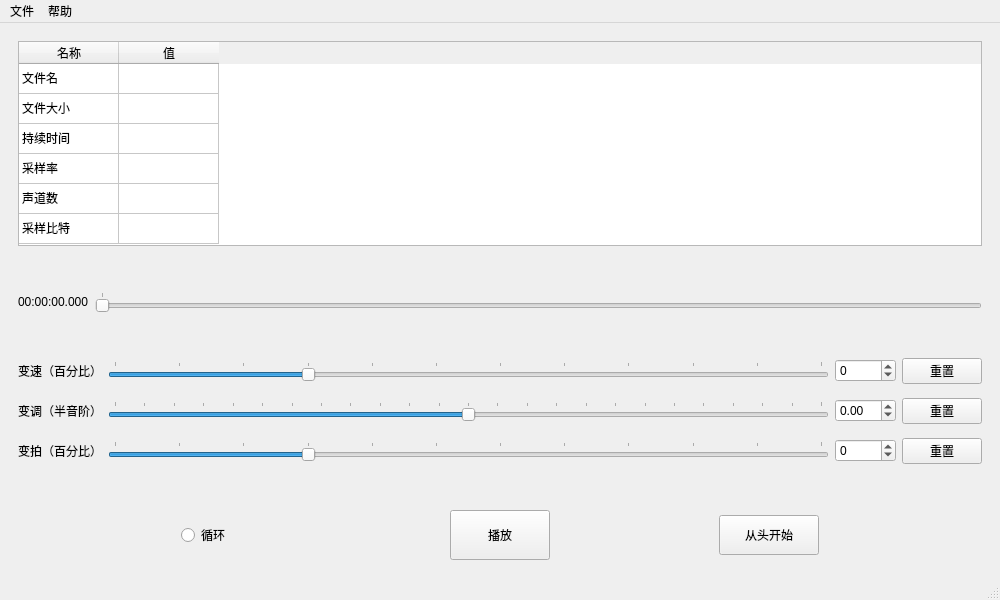
<?xml version="1.0" encoding="UTF-8"?>
<ui version="4.0">
 <class>MainWindow</class>
 <widget class="QMainWindow" name="MainWindow">
  <property name="geometry">
   <rect>
    <x>0</x>
    <y>0</y>
    <width>1000</width>
    <height>600</height>
   </rect>
  </property>
  <property name="minimumSize">
   <size>
    <width>1000</width>
    <height>600</height>
   </size>
  </property>
  <property name="windowTitle">
   <string>实时变速变调</string>
  </property>
  <widget class="QWidget" name="centralwidget">
   <property name="sizePolicy">
    <sizepolicy hsizetype="Preferred" vsizetype="Preferred">
     <horstretch>0</horstretch>
     <verstretch>0</verstretch>
    </sizepolicy>
   </property>
   <layout class="QHBoxLayout" name="horizontalLayout">
    <item>
     <widget class="QWidget" name="widget" native="true">
      <layout class="QVBoxLayout" name="verticalLayout">
       <item>
        <widget class="QTableWidget" name="tableWidget">
         <property name="rowCount">
          <number>6</number>
         </property>
         <property name="columnCount">
          <number>2</number>
         </property>
         <attribute name="verticalHeaderVisible">
          <bool>false</bool>
         </attribute>
         <row/>
         <row/>
         <row/>
         <row/>
         <row/>
         <row/>
         <column>
          <property name="text">
           <string>名称</string>
          </property>
         </column>
         <column>
          <property name="text">
           <string>值</string>
          </property>
         </column>
         <item row="0" column="0">
          <property name="text">
           <string>文件名</string>
          </property>
          <property name="flags">
           <set>ItemIsSelectable|ItemIsDragEnabled|ItemIsDropEnabled|ItemIsUserCheckable|ItemIsEnabled</set>
          </property>
         </item>
         <item row="0" column="1">
          <property name="text">
           <string/>
          </property>
         </item>
         <item row="1" column="0">
          <property name="text">
           <string>文件大小</string>
          </property>
          <property name="flags">
           <set>ItemIsSelectable|ItemIsDragEnabled|ItemIsDropEnabled|ItemIsUserCheckable|ItemIsEnabled</set>
          </property>
         </item>
         <item row="1" column="1">
          <property name="text">
           <string/>
          </property>
         </item>
         <item row="2" column="0">
          <property name="text">
           <string>持续时间</string>
          </property>
          <property name="flags">
           <set>ItemIsSelectable|ItemIsDragEnabled|ItemIsDropEnabled|ItemIsUserCheckable|ItemIsEnabled</set>
          </property>
         </item>
         <item row="3" column="0">
          <property name="text">
           <string>采样率</string>
          </property>
          <property name="flags">
           <set>ItemIsSelectable|ItemIsDragEnabled|ItemIsDropEnabled|ItemIsUserCheckable|ItemIsEnabled</set>
          </property>
         </item>
         <item row="4" column="0">
          <property name="text">
           <string>声道数</string>
          </property>
          <property name="flags">
           <set>ItemIsSelectable|ItemIsDragEnabled|ItemIsDropEnabled|ItemIsUserCheckable|ItemIsEnabled</set>
          </property>
         </item>
         <item row="5" column="0">
          <property name="text">
           <string>采样比特</string>
          </property>
          <property name="flags">
           <set>ItemIsSelectable|ItemIsDragEnabled|ItemIsDropEnabled|ItemIsUserCheckable|ItemIsEnabled</set>
          </property>
         </item>
        </widget>
       </item>
       <item>
        <spacer name="verticalSpacer_2">
         <property name="orientation">
          <enum>Qt::Vertical</enum>
         </property>
         <property name="sizeType">
          <enum>QSizePolicy::Fixed</enum>
         </property>
         <property name="sizeHint" stdset="0">
          <size>
           <width>20</width>
           <height>40</height>
          </size>
         </property>
        </spacer>
       </item>
       <item>
        <layout class="QHBoxLayout" name="horizontalLayout_3">
         <item>
          <widget class="QLabel" name="label_time">
           <property name="sizePolicy">
            <sizepolicy hsizetype="Preferred" vsizetype="Fixed">
             <horstretch>0</horstretch>
             <verstretch>0</verstretch>
            </sizepolicy>
           </property>
           <property name="text">
            <string>00:00:00.000</string>
           </property>
          </widget>
         </item>
         <item>
          <widget class="QSlider" name="horizontalSlider_time">
           <property name="singleStep">
            <number>1000</number>
           </property>
           <property name="pageStep">
            <number>60000</number>
           </property>
           <property name="tracking">
            <bool>false</bool>
           </property>
           <property name="orientation">
            <enum>Qt::Horizontal</enum>
           </property>
           <property name="tickPosition">
            <enum>QSlider::TicksAbove</enum>
           </property>
           <property name="tickInterval">
            <number>60000</number>
           </property>
          </widget>
         </item>
        </layout>
       </item>
       <item>
        <spacer name="verticalSpacer">
         <property name="orientation">
          <enum>Qt::Vertical</enum>
         </property>
         <property name="sizeType">
          <enum>QSizePolicy::Fixed</enum>
         </property>
         <property name="sizeHint" stdset="0">
          <size>
           <width>20</width>
           <height>40</height>
          </size>
         </property>
        </spacer>
       </item>
       <item>
        <layout class="QGridLayout" name="gridLayout">
         <property name="verticalSpacing">
          <number>14</number>
         </property>
         <item row="1" column="3">
          <widget class="QPushButton" name="pushButton_pitch">
           <property name="text">
            <string>重置</string>
           </property>
          </widget>
         </item>
         <item row="1" column="0">
          <widget class="QLabel" name="label_5">
           <property name="sizePolicy">
            <sizepolicy hsizetype="Fixed" vsizetype="Preferred">
             <horstretch>0</horstretch>
             <verstretch>0</verstretch>
            </sizepolicy>
           </property>
           <property name="text">
            <string>变调（半音阶）</string>
           </property>
          </widget>
         </item>
         <item row="0" column="1">
          <widget class="QSlider" name="horizontalSlider_rate">
           <property name="minimum">
            <number>-75</number>
           </property>
           <property name="maximum">
            <number>200</number>
           </property>
           <property name="singleStep">
            <number>5</number>
           </property>
           <property name="value">
            <number>0</number>
           </property>
           <property name="tracking">
            <bool>false</bool>
           </property>
           <property name="orientation">
            <enum>Qt::Horizontal</enum>
           </property>
           <property name="tickPosition">
            <enum>QSlider::TicksAbove</enum>
           </property>
           <property name="tickInterval">
            <number>25</number>
           </property>
          </widget>
         </item>
         <item row="2" column="2">
          <widget class="QDoubleSpinBox" name="doubleSpinBox_tempo">
           <property name="decimals">
            <number>0</number>
           </property>
           <property name="minimum">
            <double>-75.000000000000000</double>
           </property>
           <property name="maximum">
            <double>200.000000000000000</double>
           </property>
           <property name="singleStep">
            <double>5.000000000000000</double>
           </property>
           <property name="value">
            <double>0.000000000000000</double>
           </property>
          </widget>
         </item>
         <item row="0" column="2">
          <widget class="QDoubleSpinBox" name="doubleSpinBox_rate">
           <property name="decimals">
            <number>0</number>
           </property>
           <property name="minimum">
            <double>-75.000000000000000</double>
           </property>
           <property name="maximum">
            <double>200.000000000000000</double>
           </property>
           <property name="singleStep">
            <double>5.000000000000000</double>
           </property>
           <property name="value">
            <double>0.000000000000000</double>
           </property>
          </widget>
         </item>
         <item row="1" column="1">
          <widget class="QSlider" name="horizontalSlider_pitch">
           <property name="minimum">
            <number>-1200</number>
           </property>
           <property name="maximum">
            <number>1200</number>
           </property>
           <property name="singleStep">
            <number>10</number>
           </property>
           <property name="pageStep">
            <number>100</number>
           </property>
           <property name="tracking">
            <bool>false</bool>
           </property>
           <property name="orientation">
            <enum>Qt::Horizontal</enum>
           </property>
           <property name="tickPosition">
            <enum>QSlider::TicksAbove</enum>
           </property>
           <property name="tickInterval">
            <number>100</number>
           </property>
          </widget>
         </item>
         <item row="0" column="0">
          <widget class="QLabel" name="label_4">
           <property name="sizePolicy">
            <sizepolicy hsizetype="Fixed" vsizetype="Preferred">
             <horstretch>0</horstretch>
             <verstretch>0</verstretch>
            </sizepolicy>
           </property>
           <property name="text">
            <string>变速（百分比）</string>
           </property>
          </widget>
         </item>
         <item row="1" column="2">
          <widget class="QDoubleSpinBox" name="doubleSpinBox_pitch">
           <property name="minimum">
            <double>-12.000000000000000</double>
           </property>
           <property name="maximum">
            <double>12.000000000000000</double>
           </property>
           <property name="singleStep">
            <double>0.100000000000000</double>
           </property>
          </widget>
         </item>
         <item row="2" column="0">
          <widget class="QLabel" name="label_6">
           <property name="sizePolicy">
            <sizepolicy hsizetype="Fixed" vsizetype="Preferred">
             <horstretch>0</horstretch>
             <verstretch>0</verstretch>
            </sizepolicy>
           </property>
           <property name="text">
            <string>变拍（百分比）</string>
           </property>
          </widget>
         </item>
         <item row="0" column="3">
          <widget class="QPushButton" name="pushButton_rate">
           <property name="sizePolicy">
            <sizepolicy hsizetype="Maximum" vsizetype="Fixed">
             <horstretch>0</horstretch>
             <verstretch>0</verstretch>
            </sizepolicy>
           </property>
           <property name="text">
            <string>重置</string>
           </property>
          </widget>
         </item>
         <item row="2" column="1">
          <widget class="QSlider" name="horizontalSlider_tempo">
           <property name="minimum">
            <number>-75</number>
           </property>
           <property name="maximum">
            <number>200</number>
           </property>
           <property name="singleStep">
            <number>5</number>
           </property>
           <property name="value">
            <number>0</number>
           </property>
           <property name="tracking">
            <bool>false</bool>
           </property>
           <property name="orientation">
            <enum>Qt::Horizontal</enum>
           </property>
           <property name="tickPosition">
            <enum>QSlider::TicksAbove</enum>
           </property>
           <property name="tickInterval">
            <number>25</number>
           </property>
          </widget>
         </item>
         <item row="2" column="3">
          <widget class="QPushButton" name="pushButton_tempo">
           <property name="text">
            <string>重置</string>
           </property>
          </widget>
         </item>
        </layout>
       </item>
       <item>
        <spacer name="verticalSpacer_4">
         <property name="orientation">
          <enum>Qt::Vertical</enum>
         </property>
         <property name="sizeType">
          <enum>QSizePolicy::Fixed</enum>
         </property>
         <property name="sizeHint" stdset="0">
          <size>
           <width>20</width>
           <height>40</height>
          </size>
         </property>
        </spacer>
       </item>
       <item>
        <layout class="QHBoxLayout" name="horizontalLayout_2">
         <item>
          <widget class="QRadioButton" name="radioButton_loop">
           <property name="maximumSize">
            <size>
             <width>100</width>
             <height>16777215</height>
            </size>
           </property>
           <property name="text">
            <string>循环</string>
           </property>
          </widget>
         </item>
         <item>
          <widget class="QPushButton" name="pushButton_play">
           <property name="sizePolicy">
            <sizepolicy hsizetype="Fixed" vsizetype="Preferred">
             <horstretch>0</horstretch>
             <verstretch>0</verstretch>
            </sizepolicy>
           </property>
           <property name="minimumSize">
            <size>
             <width>100</width>
             <height>50</height>
            </size>
           </property>
           <property name="text">
            <string>播放</string>
           </property>
          </widget>
         </item>
         <item>
          <widget class="QPushButton" name="pushButton_begin">
           <property name="sizePolicy">
            <sizepolicy hsizetype="Fixed" vsizetype="Fixed">
             <horstretch>0</horstretch>
             <verstretch>0</verstretch>
            </sizepolicy>
           </property>
           <property name="minimumSize">
            <size>
             <width>100</width>
             <height>40</height>
            </size>
           </property>
           <property name="text">
            <string>从头开始</string>
           </property>
          </widget>
         </item>
        </layout>
       </item>
      </layout>
     </widget>
    </item>
   </layout>
  </widget>
  <widget class="QMenuBar" name="menubar">
   <property name="geometry">
    <rect>
     <x>0</x>
     <y>0</y>
     <width>1000</width>
     <height>26</height>
    </rect>
   </property>
   <widget class="QMenu" name="menu_file">
    <property name="title">
     <string>文件</string>
    </property>
    <addaction name="action_open"/>
    <addaction name="action_save"/>
    <addaction name="separator"/>
    <addaction name="action_exit"/>
   </widget>
   <widget class="QMenu" name="menu_help">
    <property name="title">
     <string>帮助</string>
    </property>
    <addaction name="action_usinghelp"/>
    <addaction name="action_aboutqt"/>
   </widget>
   <addaction name="menu_file"/>
   <addaction name="menu_help"/>
  </widget>
  <widget class="QStatusBar" name="statusbar"/>
  <action name="action_open">
   <property name="text">
    <string>打开</string>
   </property>
   <property name="shortcut">
    <string>Ctrl+O</string>
   </property>
  </action>
  <action name="action_save">
   <property name="text">
    <string>另存为</string>
   </property>
   <property name="shortcut">
    <string>Ctrl+S</string>
   </property>
  </action>
  <action name="action_exit">
   <property name="text">
    <string>退出</string>
   </property>
   <property name="shortcut">
    <string>Esc</string>
   </property>
  </action>
  <action name="action_aboutqt">
   <property name="text">
    <string>关于 Qt</string>
   </property>
  </action>
  <action name="action_usinghelp">
   <property name="text">
    <string>使用帮助</string>
   </property>
   <property name="shortcut">
    <string>F1</string>
   </property>
  </action>
 </widget>
 <tabstops>
  <tabstop>tableWidget</tabstop>
  <tabstop>horizontalSlider_time</tabstop>
  <tabstop>horizontalSlider_rate</tabstop>
  <tabstop>doubleSpinBox_rate</tabstop>
  <tabstop>pushButton_rate</tabstop>
  <tabstop>horizontalSlider_pitch</tabstop>
  <tabstop>doubleSpinBox_pitch</tabstop>
  <tabstop>pushButton_pitch</tabstop>
  <tabstop>horizontalSlider_tempo</tabstop>
  <tabstop>doubleSpinBox_tempo</tabstop>
  <tabstop>pushButton_tempo</tabstop>
  <tabstop>radioButton_loop</tabstop>
  <tabstop>pushButton_play</tabstop>
  <tabstop>pushButton_begin</tabstop>
 </tabstops>
 <resources/>
 <connections/>
</ui>
